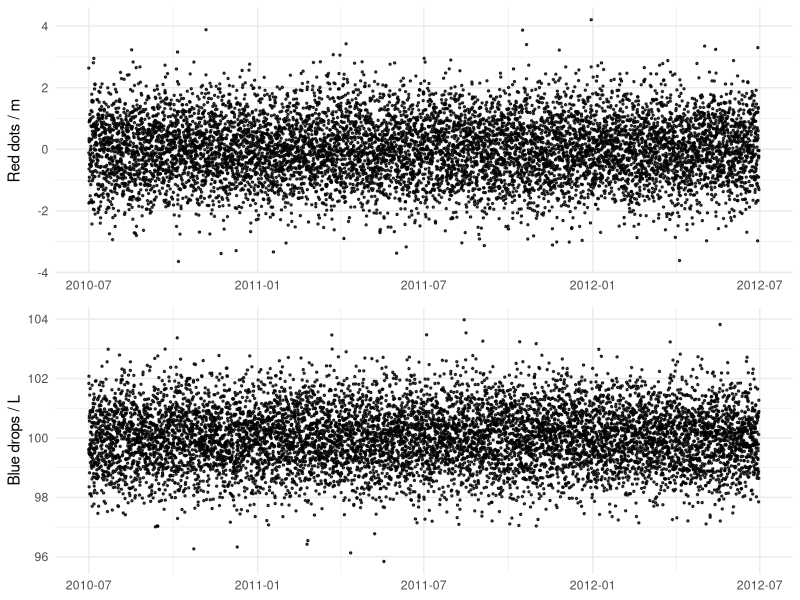

The R source for this figure:
library(ggplot2)
library(grid)
library(dplyr)
library(lubridate)

#' Create some data to play with. Two time series with the same timestamp.
df <- data.frame(DateTime = ymd("2010-07-01") + c(0:8760) * hours(2), series1 = rnorm(8761), series2 = rnorm(8761, 100))

#' Create the two plots.
plot1 <- df %>%
  select(DateTime, series1) %>%
  na.omit() %>%
  ggplot() +
  geom_point(aes(x = DateTime, y = series1), size = 0.5, alpha = 0.75) +
  ylab("Red dots / m") +
  theme_minimal() +
  theme(axis.title.x = element_blank())

plot2 <- df %>%
  select(DateTime, series2) %>%
  na.omit() %>%
  ggplot() +
  geom_point(aes(x = DateTime, y = series2), size = 0.5, alpha = 0.75) +
  ylab("Blue drops / L") +
  theme_minimal() +
  theme(axis.title.x = element_blank())

grid.newpage()
grid.draw(rbind(ggplotGrob(plot1), ggplotGrob(plot2), size = "last"))

